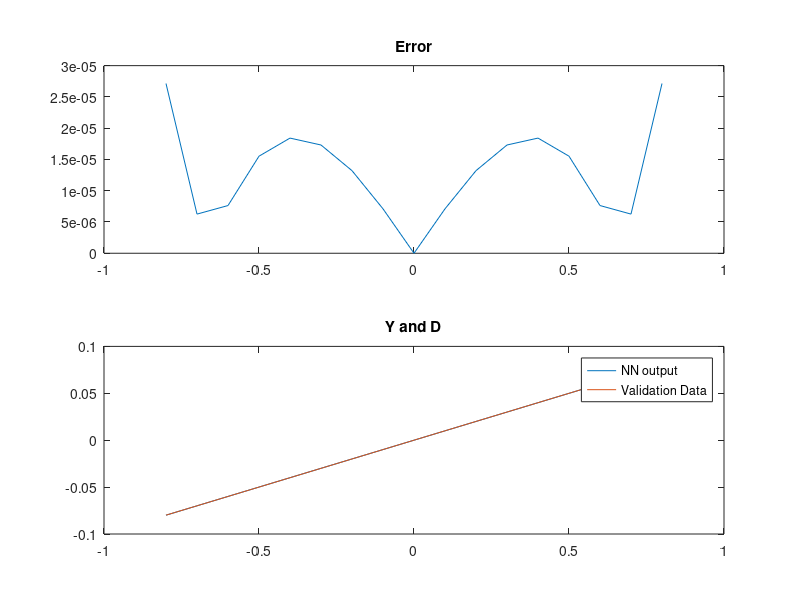

Reproduce this figure in MATLAB.
clear;
close all;

activation_function=@(a) a;
activation_function_derivative=@(a) 1;

testfunktion=@(x) sin(x(1)/10);

% Number of neurons in every layer in the form
% [number of inputs, number of neurons in the first hidden layer, ...., number of neurons in the last hidden layer, number of outputs]
number_NN = [1 3 3 1];
number_of_NN = length(number_NN)-1;

learning_rate = 0.2;

%% NN as an array of structures
NN_layer(1:number_of_NN) = struct('inp',0,'w',0,'alpha',0,'delta',0,'outp',0);
% Waighting initialization
for i = 1:number_of_NN
    NN_layer(i).w = 2*rand(number_NN(i+1),number_NN(i))-1;
end


%%
number_of_samples = 1000;
data_range = [-0.8,0.8];

samples = zeros(number_NN(1), number_of_samples);
d = zeros(number_NN(end), number_of_samples);
for i = 1:number_of_samples
    samples(:,i) = (abs(data_range(1)) + abs(data_range(2)))*rand(number_NN(1),1) + data_range(1);
    d(:,i) = testfunktion(samples(:,i));
end

%% Learning
for numb_iter = 1:125

    sample_test_id = randi(number_of_samples);
    sample_i = samples(:,sample_test_id);
    d_i = d(:,sample_test_id);
    
    %% Forward calculation
    for j = 1:number_of_NN
        if j < 2
            NN_layer(j).inp = sample_i;
        else
            NN_layer(j).inp = NN_layer(j-1).outp;
        end
        NN_layer(j).alpha = NN_layer(j).w*NN_layer(j).inp;
        NN_layer(j).outp = activation_function(NN_layer(j).alpha);
    end
    
    %% Backward calculation
    error = d_i - NN_layer(number_of_NN).outp;

    %% local gradients of the neurons
    NN_layer(number_of_NN).delta = error.*activation_function_derivative(NN_layer(number_of_NN).alpha);
    
    for i = number_of_NN:-1:2
        layer_length = size(NN_layer(i).w,2);
        NN_layer(i-1).delta = zeros(layer_length,1);
        for k = 1:layer_length
            NN_layer(i-1).delta(k) = sum(NN_layer(i).w(:,k).* NN_layer(i).delta)*activation_function_derivative(NN_layer(i-1).alpha(k)); 
        end
    end
    
    %% Update of weights
    for i = number_of_NN:-1:1
        NN_layer(i).w = NN_layer(i).w + learning_rate*NN_layer(i).delta*NN_layer(i).inp';
    end

end
% Verification

data_range = [-0.8,0.8];
step = 0.1;
X = data_range(1):step:data_range(2);
d = zeros(size(X));
NN_y = zeros(size(X));
error = zeros(1, length(X));
k = 1;
for i = 1:length(X)  

        d(i) = testfunktion(X(i));

        %% Forward NN calculation
        for j = 1:number_of_NN
            if j < 2
                NN_layer(j).inp = X(i);
            else
                NN_layer(j).inp = NN_layer(j-1).outp;
            end
            NN_layer(j).alpha = NN_layer(j).w*NN_layer(j).inp;
            NN_layer(j).outp = activation_function(NN_layer(j).alpha);
        end
        %%
        NN_y(i) = NN_layer(j).outp;
        error(k) = norm(d(i) - NN_y(i));
        k = k +1;
    
end


%% Illustrare the results
% fig = figure;
% set(fig, 'units', 'inches', 'position', [1 0 8 4]);
% 
% hold on 
% title('Neural Net');
% for i = 1:number_of_NN
%     layer_length = size(NN_layer(i).inp,1);
%     for k = 1:layer_length
%         plot(i,k-layer_length/2,'o','MarkerSize',20,'MarkerEdgeColor','k'); 
%         str = sprintf('%.2f', NN_layer(i).inp(layer_length-k+1));
%         text(i,k-layer_length/2+0.25, str); 
%     end
%     if i == number_of_NN
%         layer_length = size(NN_layer(i).outp,1);
%         for k = 1:layer_length
%             plot(i+1,k-layer_length/2,'o','MarkerSize',20,'MarkerEdgeColor','k'); 
%             str = sprintf('%.2f', NN_layer(i).outp(layer_length-k+1));
%             text(i+1,k-layer_length/2+0.25, str);
%         end
%     end
% end
% 
% for i = 1:number_of_NN
%     for k = 1:length(NN_layer(i).inp)
%         for l = 1:length(NN_layer(i).outp)
%             axis(axis)
%             arrow([i,k-length(NN_layer(i).inp)/2], [i+1,l-length(NN_layer(i).outp)/2]);
%             str = sprintf('%.2f', NN_layer(i).w(length(NN_layer(i).outp)-l+1,length(NN_layer(i).inp)-k+1));
% 
%             x = i + 0.25;
%             y1 = k - length(NN_layer(i).inp)/2 ;
%             y2 = l - length(NN_layer(i).outp)/2;
%             y = (y2 - y1)/4 + y1;
%             text(x,y, str);
%         end
%     end
% end

fig = figure;
set(fig, 'units', 'inches', 'position', [4 0 8 8]);
subplot(2,1,1)
plot(data_range(1):step:data_range(2),error)
title('Error');

subplot(2,1,2)
plot(X,NN_y)
hold on
plot(X,d)

title('Y and D')
legend('NN output','Validation Data');

